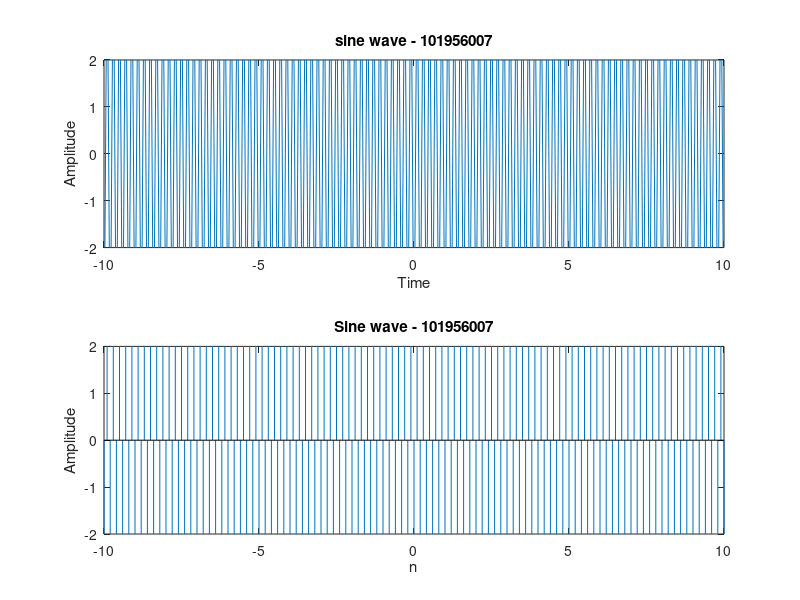

Source code (MATLAB):
clc
clear all;
close all;
t = -10:0.1:10;
n = -10:0.1:10;

A = input('Enter the amplitude for the function-->');
f = input('Enter the frequency for the function-->');
p = input('Enter the phase difference-->');

y = A*sin(2*pi*f*t + p);
subplot(2,1,1);
plot(t,y);
title('sine wave - 101956007');
xlabel('Time');
ylabel('Amplitude');
ylim([-2 2]);

subplot(2,1,2);
stem(n,y);
title('Sine wave - 101956007');
ylabel('Amplitude');
xlabel('n');
ylim([-2 2]);